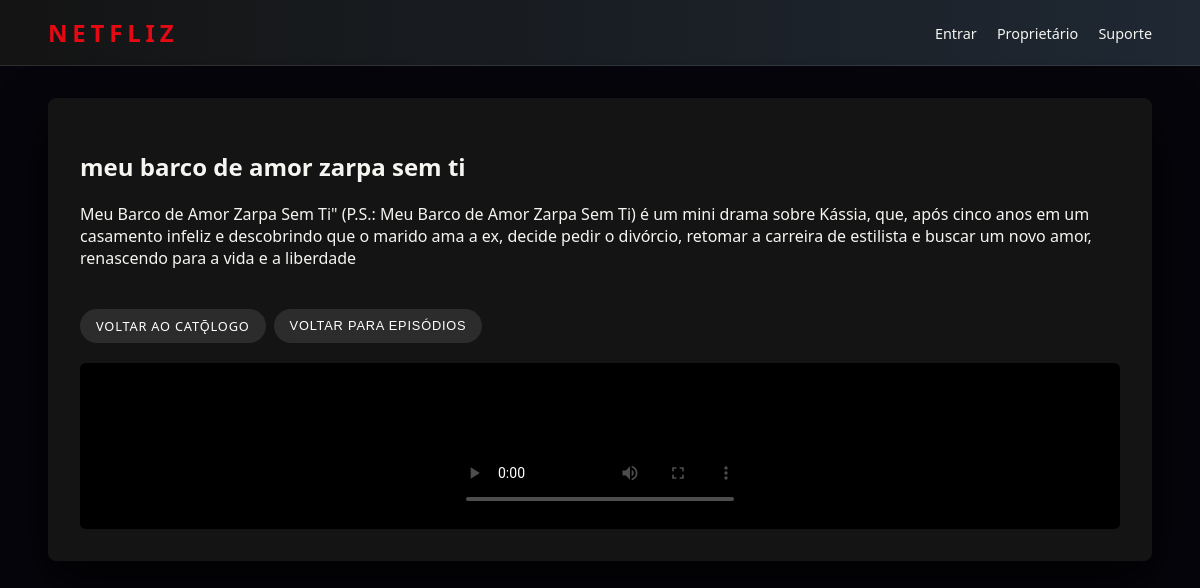
/tenant/admin/watch/t1/, run on the app's committed database.
### stream/models.py (models this page shows, shortened)
class Video(models.Model):
    EMBED_TYPE = "iframe"
    VIDEO_ELEMENT_TYPES = {"mp4", "m3u8"}
    VIDEO_TYPES = (
        ("mp4", "MP4"),
        ("m3u8", "HLS / M3U8"),
        (EMBED_TYPE, "Embed (iframe)"),
    )
    VIDEO_GENRE_CHOICES = [
        ("acao", "Ação"),
        ("drama", "Drama"),
        ("comedia", "Comédia"),
        ("fantasia", "Fantasia"),
        ("documentario", "Documentário"),
        ("infantil", "Infantil"),
        ("terror", "Terror"),
        ("animacao", "Animação"),
        ("romance", "Romance"),
        ("outro", "Outro"),
    ]
    series = models.ForeignKey(
        Series,
        on_delete=models.SET_NULL,
        null=True,
        blank=True,
        related_name="episodes",
    )
    season_number = models.PositiveIntegerField(null=True, blank=True)
    episode_number = models.PositiveIntegerField(null=True, blank=True)
    tenant = models.ForeignKey(Tenant, on_delete=models.CASCADE, related_name="videos")
    title = models.CharField(max_length=200)
    slug = models.SlugField(max_length=120)
    description = models.TextField(blank=True)
    source_url = models.TextField(max_length=2048)
    video_type = models.CharField(max_length=10, choices=VIDEO_TYPES, default="mp4")
    cover_url = models.URLField(blank=True)
    CATEGORY_MOVIE = "movie"
    CATEGORY_SERIES = "series"
    CATEGORY_TV = "tv"
    CATEGORY_MININOVELA = "mininovela"
    CATEGORY_CHOICES = (
        (CATEGORY_MOVIE, "Filmes"),
        (CATEGORY_SERIES, "Séries"),
        (CATEGORY_TV, "TV"),
        (CATEGORY_MININOVELA, "Mininovela"),
    )
    category = models.CharField(
        max_length=16,
        choices=CATEGORY_CHOICES,
        default=CATEGORY_MOVIE,
        help_text="Classifique este conteúdo como filme, série ou canal de TV.",
    )
    genre = models.CharField(
        max_length=32,
        choices=VIDEO_GENRE_CHOICES,
        blank=True,
        help_text="Gênero principal (filmes e séries).",
    )
    is_public = models.BooleanField(default=True)
    created_at = models.DateTimeField(auto_now_add=True)
    blocked_tenants = models.ManyToManyField(
        Tenant,
        blank=True,
        related_name="blocked_videos",
        help_text="Marque os tenants que não devem ver este vídeo.",
    )
    rotate_180 = models.BooleanField(
        default=False,
        help_text="Rotacione o vídeo em 180° durante a reprodução.",
    )
    class Meta:
        unique_together = ("tenant", "slug")
    @property
    def stream_mime(self):
        if self.video_type == "m3u8":
            return "application/x-mpegURL"
        if self.video_type == "mp4":
            return "video/mp4"
        return ""
    @property
    def uses_video_element(self):
        return self.video_type in self.VIDEO_ELEMENT_TYPES
    @property
    def uses_iframe_player(self):
        return self.video_type == self.EMBED_TYPE

### stream/views.py (the view, shortened to what this page needs)
class WatchVideoView(TemplateView):
    template_name = "stream/watch_video.html"
    def get(self, request, slug, video_slug):
        tenant = get_tenant_from_slug(slug)
        queryset = Video.objects.filter(slug=video_slug, is_public=True)
        queryset = queryset.filter(
            models.Q(blocked_tenants__isnull=True) | ~models.Q(blocked_tenants=tenant)
        )
        video = queryset.first()
        if not video:
            raise Http404("Vídeo não disponível para este tenant.")
        series_title = None
        episode_label = None
        prev_video_url = None
        next_video_url = None
        progress_obj = VideoProgress.objects.filter(tenant=tenant, video=video).first()
        stream_url = None
        if video.uses_video_element:
            stream_url = get_playback_source(video.source_url)
        iframe_autoplay_url = None
        if video.uses_iframe_player:
            base = video.source_url
            separator = "?" if "?" not in base else "&"
            iframe_autoplay_url = f"{base}{separator}autoplay=1&muted=1&playsinline=1"
        context = {
            "tenant": tenant,
            "video": video,
            "progress_position": progress_obj.position if progress_obj else 0,
            "progress_url": reverse(
                "stream:video-progress", kwargs={"slug": slug, "video_slug": video_slug}
            ),
            "video_stream_url": stream_url,
            "autoplay": request.GET.get("autoplay") == "1",
            "iframe_autoplay_url": iframe_autoplay_url,
            "next_video_url": next_video_url,
            "prev_video_url": prev_video_url,
            "series_title": series_title,
            "episode_label": episode_label,
        }
        return render(request, self.template_name, context)

### stream/views.py (called while the page is built)
def get_tenant_from_slug(slug):
    tenant = Tenant.objects.filter(slug=slug, is_active=True).first()
    if not tenant:
        raise Http404("Tenant não encontrado ou inativo.")
    if tenant.access_end_date and tenant.access_end_date < timezone.now():
        raise Http404("Assinatura expirada.")
    return tenant

def _extract_google_drive_id(url):
    if not url:
        return None
    for pattern in DRIVE_ID_PATTERNS:
        match = re.search(pattern, url)
        if match:
            return match.group(1)
    return None

def get_playback_source(source_url):
    drive_id = _extract_google_drive_id(source_url)
    if drive_id:
        return reverse("stream:google-drive-stream") + f"?id={drive_id}"
    return source_url

### templates/stream/watch_video.html (shortened to what this page needs)
{% extends "base.html" %}
{% block content %}
<section class="panel video-player" data-tenant="{{ tenant.slug }}" data-video="{{ video.slug }}">
  <header class="video-player__header">
    <div>
      <h1>{{ video.title }}</h1>
      <p>{{ video.description }}</p>
    </div>
    <div class="video-player__header-actions">
      <a class="btn btn-secondary" href="{% url 'stream:tenant-portal' %}">
        Voltar ao catǭlogo
      </a>
      <button type="button" id="video-header-back" class="btn btn-secondary">
        Voltar para episódios
      </button>
    </div>
  </header>
  <div class="player">
    {% if video.uses_iframe_player %}
    <div class="iframe-wrapper">
      <div class="responsive-iframe responsive-iframe--vertical">
        <iframe
          src="{% if autoplay and iframe_autoplay_url %}{{ iframe_autoplay_url }}{% else %}{{ video.source_url }}{% endif %}"
          title="{{ video.title }}"
          allow="accelerometer;gyroscope;autoplay;encrypted-media;picture-in-picture"
          sandbox="allow-scripts allow-same-origin allow-forms allow-pointer-lock"
          allowfullscreen
          loading="lazy"
        ></iframe>
      </div>
    </div>
    {% else %}
    <video
      controls
      poster="{{ video.cover_url }}"
      class="responsive {% if video.rotate_180 %}rotate-180{% endif %}"
      data-progress="{{ progress_position|default:0 }}"
      data-rotate="{{ video.rotate_180|yesno:'1,0' }}"
    >
      <source src="{{ video_stream_url }}" type="{{ video.stream_mime }}" />
    </video>
    {% endif %}
  </div>
</section>
{% endblock %}

### static/css/netflix.css (style rules this page uses)
* { box-sizing: border-box; }
body { font-family: "Segoe UI", system-ui, sans-serif; margin: 0; min-height: 100vh; background: #05050b; color: #f5f5f1; }
.panel { background: #141414; padding: 2rem; border-radius: 0.5rem; box-shadow: 0 20px 50px rgba(0, 0, 0, 0.8); }
.btn { display: inline-block; margin-top: 0.5rem; padding: 0.5rem 1rem; border-radius: 999px; border: none; text-transform: uppercase; letter-spacing: 0.05rem; font-size: 0.8rem; text-decoration: none; color: #fff; }
.btn-secondary { background: rgba(255, 255, 255, 0.1); }
.video-player .player { margin-top: 1rem; display: flex; justify-content: center; align-items: center; background: #000; border-radius: 0.35rem; padding: 0.5rem; max-height: 75vh; overflow: hidden; }
.player video { width: auto; height: auto; max-height: 70vh; max-width: 100%; object-fit: contain; border-radius: 0.5rem; background: #000; }

### templates/stream/watch_video.html (style rules this page uses)
.player { position: relative; background: #000; overflow: hidden; }
.video-player__header { display: flex; align-items: flex-start; justify-content: space-between; gap: 1rem; flex-wrap: wrap; margin-bottom: 1.25rem; }
.video-player__header-actions { display: flex; gap: 0.5rem; flex-wrap: wrap; }

### data on the page
Video: title "meu barco de amor zarpa sem ti", description "Meu Barco de Amor Zarpa Sem Ti\" (P.S.: Meu Barco de Amor Zarpa Sem Ti) é um mini drama sobre Kássia, que, após cinco anos em um casamento infeliz e descobrindo que o marido ama a ex, decide pedir o divórcio, retomar a carreira de estilista e buscar um novo amor, renascendo para a vida e a liberdade"
